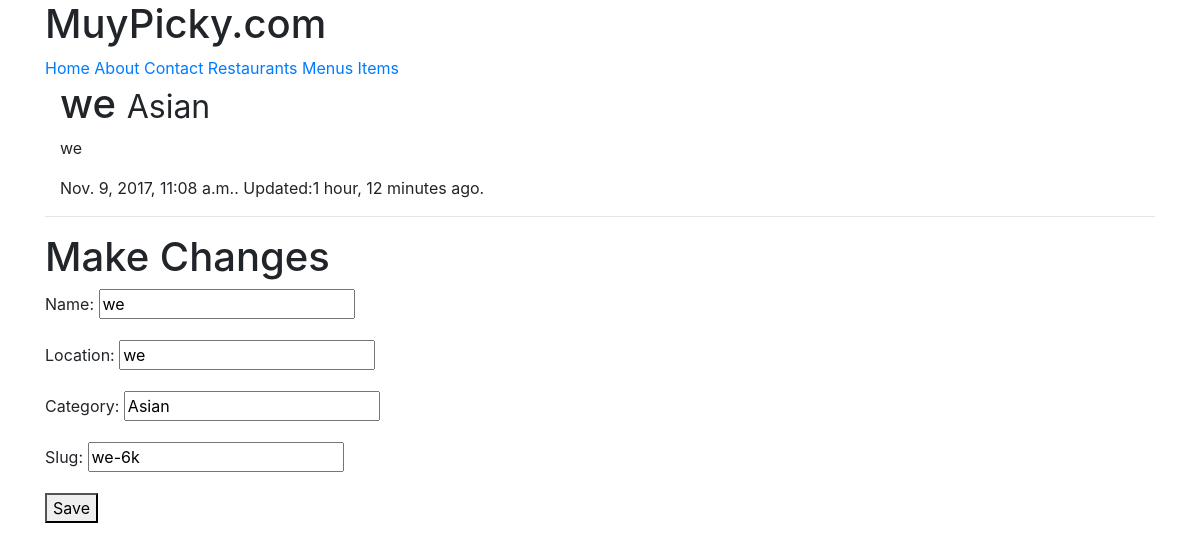
/restaurants/we-6k/ (signed in), run on the app's committed database.
### restaurants/models.py (models this page shows, shortened)
class RestaurantLocation(models.Model):
	owner = models.ForeignKey(User)
	name = models.CharField(max_length=120)
	location = models.CharField(max_length=120,null=True,blank=True)
	category = models.CharField(max_length=120,null=True,blank=True,validators=[validate_category])
	timestamp =models.DateTimeField(auto_now_add=True)
	updated = models.DateTimeField(auto_now=True)
	slug = models.SlugField(null=True,blank=True)

### restaurants/views.py (the view)
# urls.py: url(r'^(?P<slug>[\w-]+)/$',RestaurantUpdateView.as_view(),name='update')
class RestaurantUpdateView(LoginRequiredMixin,UpdateView):
	form_class=RestaurantLocationCreateForm
	template_name='restaurants/restaurant_detailview.html'
	def get_context_data(self,*args,**kwargs):
		context=super(RestaurantUpdateView,self).get_context_data(*args,**kwargs)
		context['title']='Add Restaurant'
		return context
	def get_queryset(self):
		return RestaurantLocation.objects.filter(owner=self.request.user)

### restaurants/forms.py (shortened to what this page needs)
class RestaurantLocationCreateForm(forms.ModelForm):
	category=forms.CharField(required=False,validators=[validate_category])
	class Meta:
		model=RestaurantLocation
		fields=[
			'name',
			'location',
			'category',
			'slug'
		]

### restaurants/templates/restaurants/restaurant_detailview.html (shortened to what this page needs)
{% extends "base.html" %}
{% block content %}
<div class='container'>
<h1>{{ form.instance.name }} <small>{{ form.instance.category }}</small></h1>
<p>{{ form.instance.location }}</p>
<p>{{ form.instance.timestamp }}. Updated:{{ form.instance.updated|timesince }} ago.</p>
</div>
<hr/>
<h1>Make Changes</h1>
{% include 'snippets/snippet_form.html' with form=form  %}
{% endblock content %}

### templates/snippets/snippet_form.html (shortened to what this page needs)
<form method='POST'> {% csrf_token %}
	{{ form.as_p }}
	<button type='submit'>Save</button>
</form>

### data on the page
RestaurantLocation: instance.name "we", instance.category "Asian", instance.location "we", instance.timestamp "Nov. 9, 2017, 11:08 a.m.", instance.updated "1 hour, 12 minutes", name "we", location "we", category "Asian", slug "we-6k"
